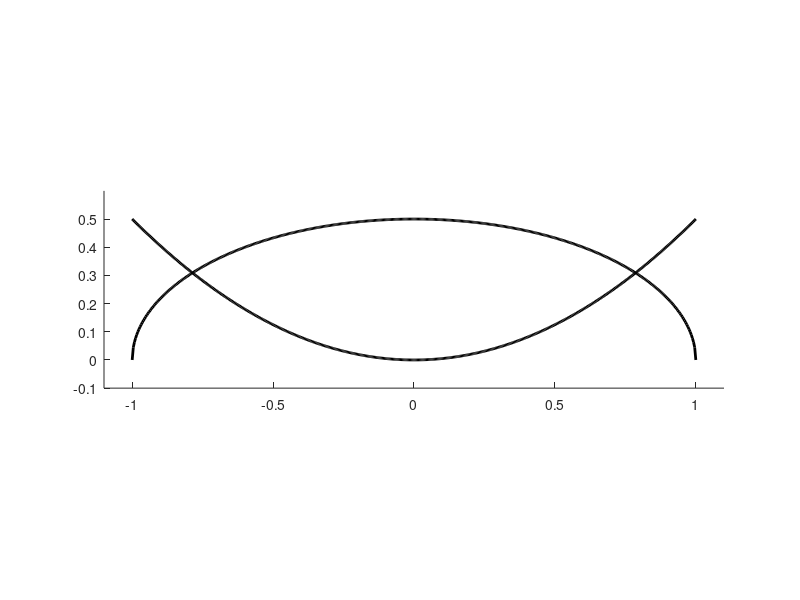

This chart was generated by the following MATLAB code:
% Introduccion a Octave - 2022 - FCAI-UNCuyo
% 
%
%% Guia de problemas 1
%% 
%% Modifique el siguiente script, para obtener el grafico que se muestra en el 
%% trabajo practico. 
%% Ayuda: prueba y error suele funcionar. Intente relacionar el comando con la figura, 
%% y vuelva a ejecutar luego de cada cambio en el script.

figure(1);clf %% le da un numero a la figura
hold on
ez1 = ezplot("sqrt(1-x^2)/2",[-1,1])  %% primera figura
ez2 = ezplot("x^2/2",[-1,1])          %% segunda figura
set(ez1,'color',[0 0 0],'linewidth',2)
set(ez2,'color',[0 0 0],'linewidth',2)  %% Ayuda: [R G B]
hold off
title(' ','fontsize',14)       
xlabel(' ','fontsize',14)
ylabel('  ','fontsize',14)
axis([-1.1,1.1,-0.1,0.6])
axis equal
